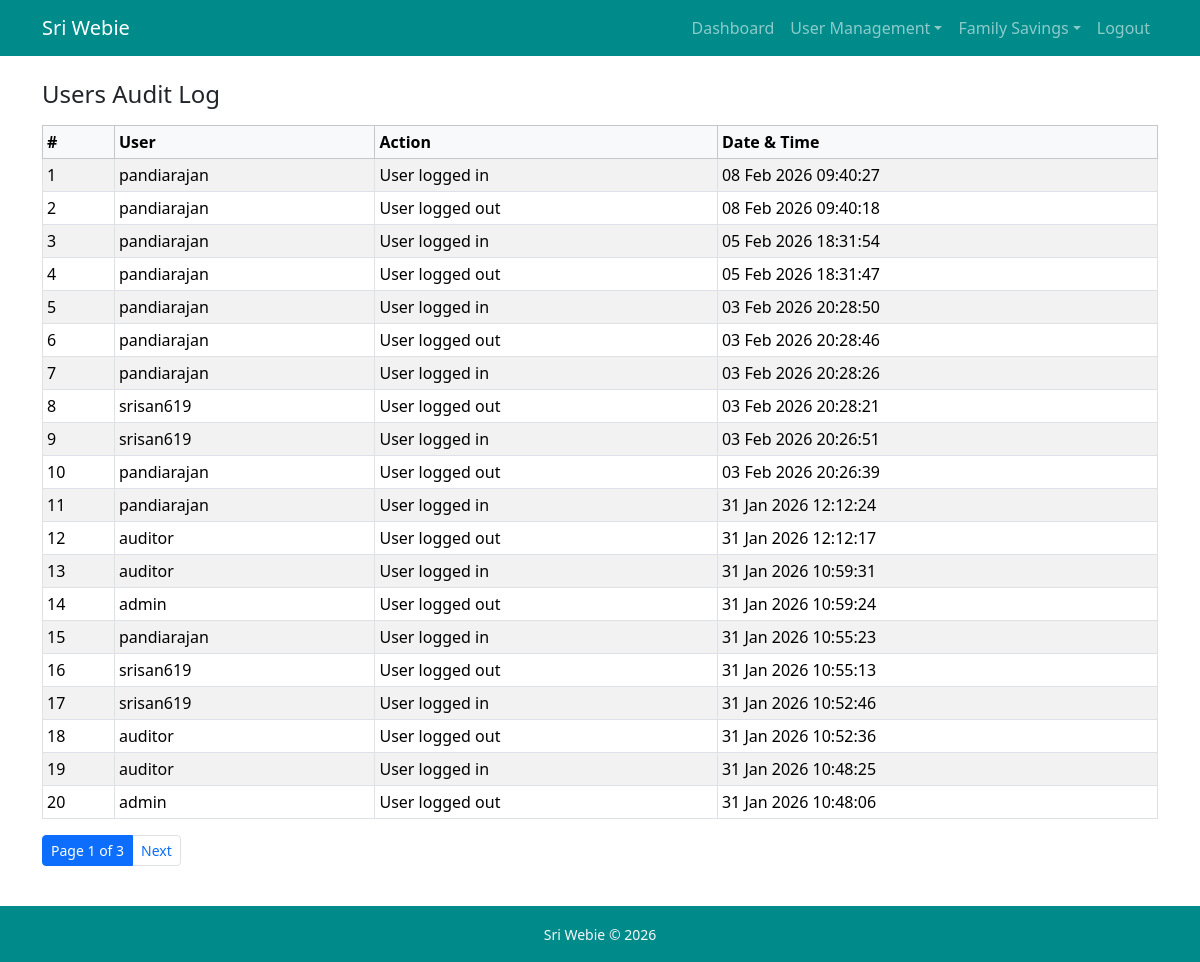
The page /users/audit-logs/ (signed in) on the database as committed earlier.
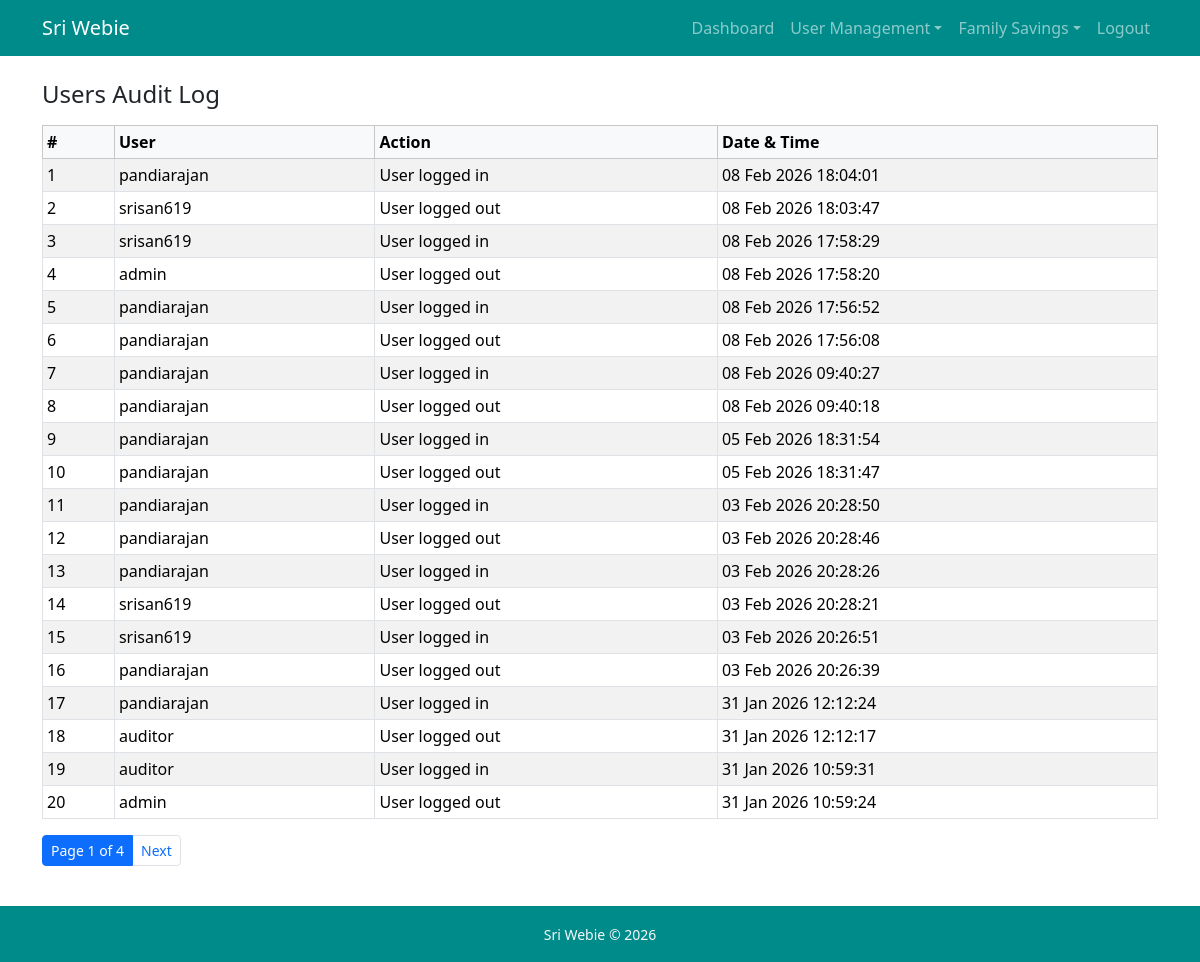
The same page on the database as committed later.
### users/models.py (models this page shows, shortened)
class AuditLog(models.Model):
    user = models.ForeignKey(User, on_delete=models.SET_NULL, null=True)
    action = models.CharField(max_length=100)
    timestamp = models.DateTimeField(auto_now_add=True)

class User(AbstractUser):
    role = models.ForeignKey(Role, on_delete=models.PROTECT, null=True, blank=True)
    groups = models.ManyToManyField('auth.Group', related_name='custom_user_set', blank=True, help_text='The groups this user belongs to', verbose_name='groups')
    user_permissions = models.ManyToManyField('auth.Permission', related_name='custom_user_set', blank=True, help_text='Specific permissions for this user.', verbose_name='user permissions')

### users/views.py (the view)
# urls.py: path('users/audit-logs/', audit_logs, name="audit_logs")
@login_required
def audit_logs(request):
    if request.user.role.role_name not in ['auditor', 'admin']:
        return HttpResponseForbidden("Access Denied")
    logs = AuditLog.objects.select_related("user").order_by("-timestamp")
    paginator = Paginator(logs, 20)
    page_number = request.GET.get("page")
    page_obj = paginator.get_page(page_number)
    return render(request, "users/audit_logs.html", {
        "page_obj": page_obj
    })

### users/templates/users/audit_logs.html
{%extends "users/base.html"%}
{%block content%}
<h4 class="mb-3">Users Audit Log</h4>
<table class="table table-bordered table-striped table-sm">
    <thead class="table-light">
        <tr>
            <th>#</th>
            <th>User</th>
            <th>Action</th>
            <th>Date & Time</th>
        </tr>
    </thead>
    <tbody>
        {% for log in page_obj %}
        <tr>
            <td>{{forloop.counter}}</td>
            <td>{{log.user.username|default:"System"}}</td>
            <td>
                {{log.action}}
            </td>
            <td>{{log.timestamp|date:"d M Y H:i:s"}}</td>
        </tr>
        {% empty %}
        <tr>
            <td colspan="4">
                No audit logs found
            </td>
        </tr>
        {%endfor%}
    </tbody>
</table>
{% include "includes/pagination.html" %}
{%endblock%}

Rows that differ between the two databases and show on the page:
no longer on this page (row unchanged): AuditLog: user.username "pandiarajan", action "User logged in", timestamp "31 Jan 2026 10:55:23"
no longer on this page (row unchanged): AuditLog: user.username "srisan619", action "User logged out", timestamp "31 Jan 2026 10:55:13"
no longer on this page (row unchanged): AuditLog: user.username "srisan619", action "User logged in", timestamp "31 Jan 2026 10:52:46"
no longer on this page (row unchanged): AuditLog: user.username "auditor", action "User logged out", timestamp "31 Jan 2026 10:52:36"
no longer on this page (row unchanged): AuditLog: user.username "auditor", action "User logged in", timestamp "31 Jan 2026 10:48:25"
no longer on this page (row unchanged): AuditLog: user.username "admin", action "User logged out", timestamp "31 Jan 2026 10:48:06"
added AuditLog: user.username "pandiarajan", action "User logged in", timestamp "08 Feb 2026 18:04:01"
added AuditLog: user.username "srisan619", action "User logged out", timestamp "08 Feb 2026 18:03:47"
added AuditLog: user.username "srisan619", action "User logged in", timestamp "08 Feb 2026 17:58:29"
added AuditLog: user.username "admin", action "User logged out", timestamp "08 Feb 2026 17:58:20"
added AuditLog: user.username "pandiarajan", action "User logged in", timestamp "08 Feb 2026 17:56:52"
added AuditLog: user.username "pandiarajan", action "User logged out", timestamp "08 Feb 2026 17:56:08"
Other text that changed with them:
{{ page_obj.paginator.num_pages }}: "3" → "4"
